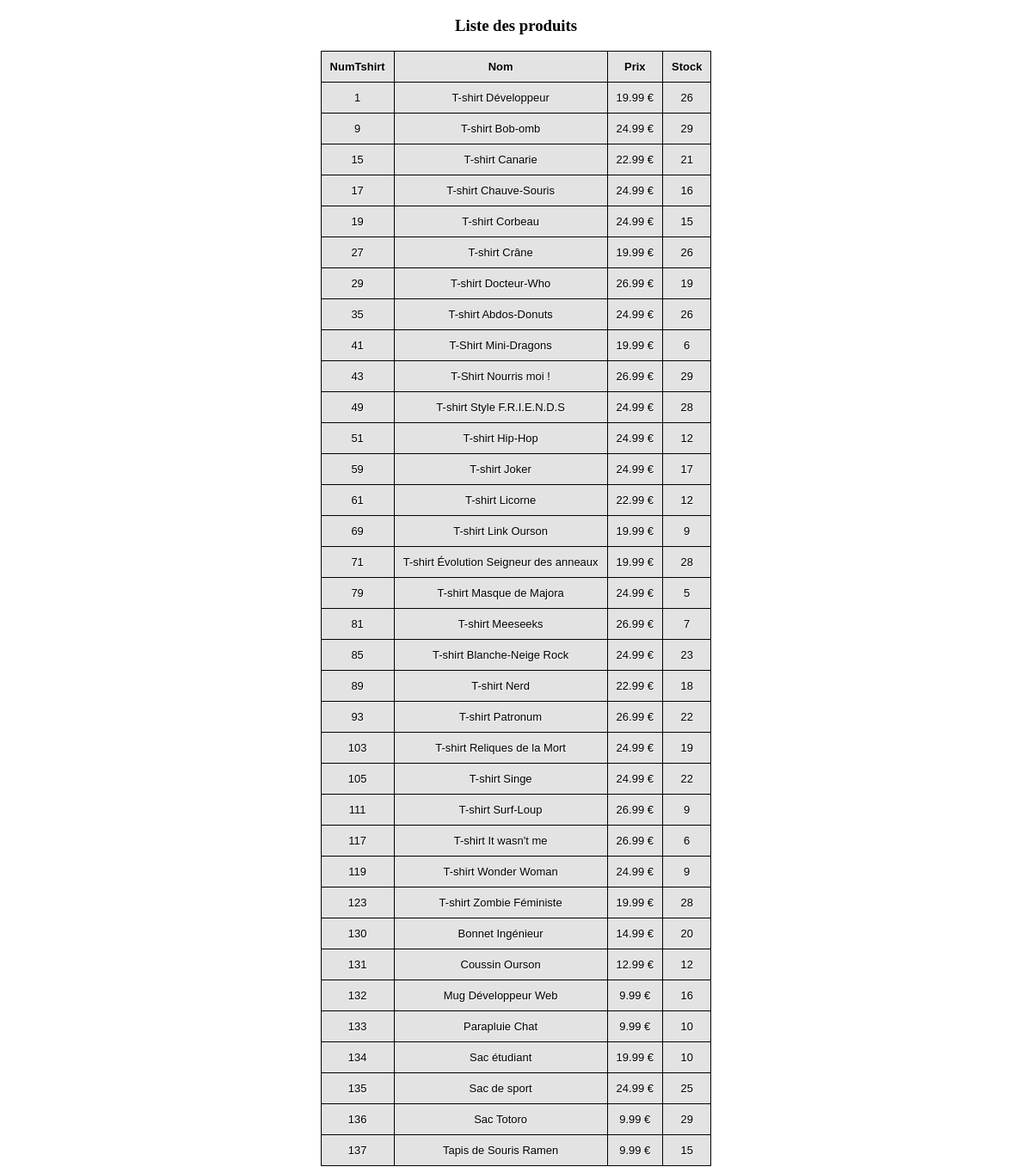
Page /admin/liste_produit.php on the committed database.
### tables this page shows
CREATE TABLE `tshirt` (
  `numTshirt` int(11) NOT NULL,
  `nomtshirt` varchar(255) DEFAULT NULL,
  `prix` decimal(19,2) DEFAULT '0.00',
  `genre` int(11) DEFAULT '0'
);

### admin/liste_produit.php (the view, shortened to what this page needs)
<!DOCTYPE html>
<html>
<head>
<link rel="stylesheet" type="text/css" href="table.css">
</head>
<body>
<table class="zui-table" align="center" style="color: black;" >
<center><h3>Liste des produits</h3></center>
<form method="POST" action="panel.php?page=modif_produit">
<tr align="center">
	<td><b>NumTshirt</b></td>
	<td><b>Nom</b></td>
	<td><b>Prix</b></td>
	<td><b>Stock</b></td>
</tr>
<?php
$req="SELECT tshirt.numTshirt , tshirt.nomtshirt, stock, prix FROM tshirt, reftshirt
WHERE tshirt.numTshirt = reftshirt.numTshirt
group by numTshirt";
$res=mysql_query($req) or die ("Il y a eu une erreur lors de la requête");
	while($l=mysql_fetch_assoc($res))
		{
			echo '<tr align="center"><td>' . $l["numTshirt"] . ''; echo "</td>";
			echo '<td>' . $l["nomtshirt"]  . ''; echo "</td> ";
			echo '<td>' . $l["prix"]  . ' €'; echo "</td>";
			echo '<td>' . $l["stock"] . ''; echo "</td>";
		}
?>
</form>
</table>
</body>
</html>

### admin/table.css (style rules this page uses)
.zui-table { border: solid 1px #DDEEEE; border-collapse: collapse; border-spacing: 0; font: normal 13px Arial, sans-serif; font }
.zui-table tbody td { border: solid 1px #000000; color: #000000; padding: 10px; text-shadow: 1px 1px 1px #fff; }
table { background-color: #E3E3E3; }

### rows in the picture
tshirt: numTshirt "1", nomtshirt "T-shirt Développeur", prix "19.99", stock "26"
tshirt: numTshirt "9", nomtshirt "T-shirt Bob-omb", prix "24.99", stock "29"
tshirt: numTshirt "15", nomtshirt "T-shirt Canarie", prix "22.99", stock "21"
tshirt: numTshirt "17", nomtshirt "T-shirt Chauve-Souris", prix "24.99", stock "16"
tshirt: numTshirt "19", nomtshirt "T-shirt Corbeau", prix "24.99", stock "15"
tshirt: numTshirt "27", nomtshirt "T-shirt Crâne", prix "19.99", stock "26"
tshirt: numTshirt "29", nomtshirt "T-shirt Docteur-Who", prix "26.99", stock "19"
tshirt: numTshirt "35", nomtshirt "T-shirt Abdos-Donuts", prix "24.99", stock "26"
tshirt: numTshirt "41", nomtshirt "T-Shirt Mini-Dragons", prix "19.99", stock "6"
tshirt: numTshirt "43", nomtshirt "T-Shirt Nourris moi !", prix "26.99", stock "29"
tshirt: numTshirt "49", nomtshirt "T-shirt Style F.R.I.E.N.D.S", prix "24.99", stock "28"
tshirt: numTshirt "51", nomtshirt "T-shirt Hip-Hop", prix "24.99", stock "12"
tshirt: numTshirt "59", nomtshirt "T-shirt Joker", prix "24.99", stock "17"
tshirt: numTshirt "61", nomtshirt "T-shirt Licorne", prix "22.99", stock "12"
tshirt: numTshirt "69", nomtshirt "T-shirt Link Ourson", prix "19.99", stock "9"
tshirt: numTshirt "71", nomtshirt "T-shirt Évolution Seigneur des anneaux", prix "19.99", stock "28"
tshirt: numTshirt "79", nomtshirt "T-shirt Masque de Majora", prix "24.99", stock "5"
tshirt: numTshirt "81", nomtshirt "T-shirt Meeseeks", prix "26.99", stock "7"
tshirt: numTshirt "85", nomtshirt "T-shirt Blanche-Neige Rock", prix "24.99", stock "23"
tshirt: numTshirt "89", nomtshirt "T-shirt Nerd", prix "22.99", stock "18"
tshirt: numTshirt "93", nomtshirt "T-shirt Patronum", prix "26.99", stock "22"
tshirt: numTshirt "103", nomtshirt "T-shirt Reliques de la Mort", prix "24.99", stock "19"
tshirt: numTshirt "105", nomtshirt "T-shirt Singe", prix "24.99", stock "22"
tshirt: numTshirt "111", nomtshirt "T-shirt Surf-Loup", prix "26.99", stock "9"
tshirt: numTshirt "117", nomtshirt "T-shirt It wasn't me", prix "26.99", stock "6"
tshirt: numTshirt "119", nomtshirt "T-shirt Wonder Woman", prix "24.99", stock "9"
tshirt: numTshirt "123", nomtshirt "T-shirt Zombie Féministe", prix "19.99", stock "28"
tshirt: numTshirt "130", nomtshirt "Bonnet Ingénieur", prix "14.99", stock "20"
tshirt: numTshirt "131", nomtshirt "Coussin Ourson", prix "12.99", stock "12"
tshirt: numTshirt "132", nomtshirt "Mug Développeur Web", prix "9.99", stock "16"
tshirt: numTshirt "133", nomtshirt "Parapluie Chat", prix "9.99", stock "10"
tshirt: numTshirt "134", nomtshirt "Sac étudiant", prix "19.99", stock "10"
tshirt: numTshirt "135", nomtshirt "Sac de sport", prix "24.99", stock "25"
tshirt: numTshirt "136", nomtshirt "Sac Totoro", prix "9.99", stock "29"
tshirt: numTshirt "137", nomtshirt "Tapis de Souris Ramen", prix "9.99", stock "15"
